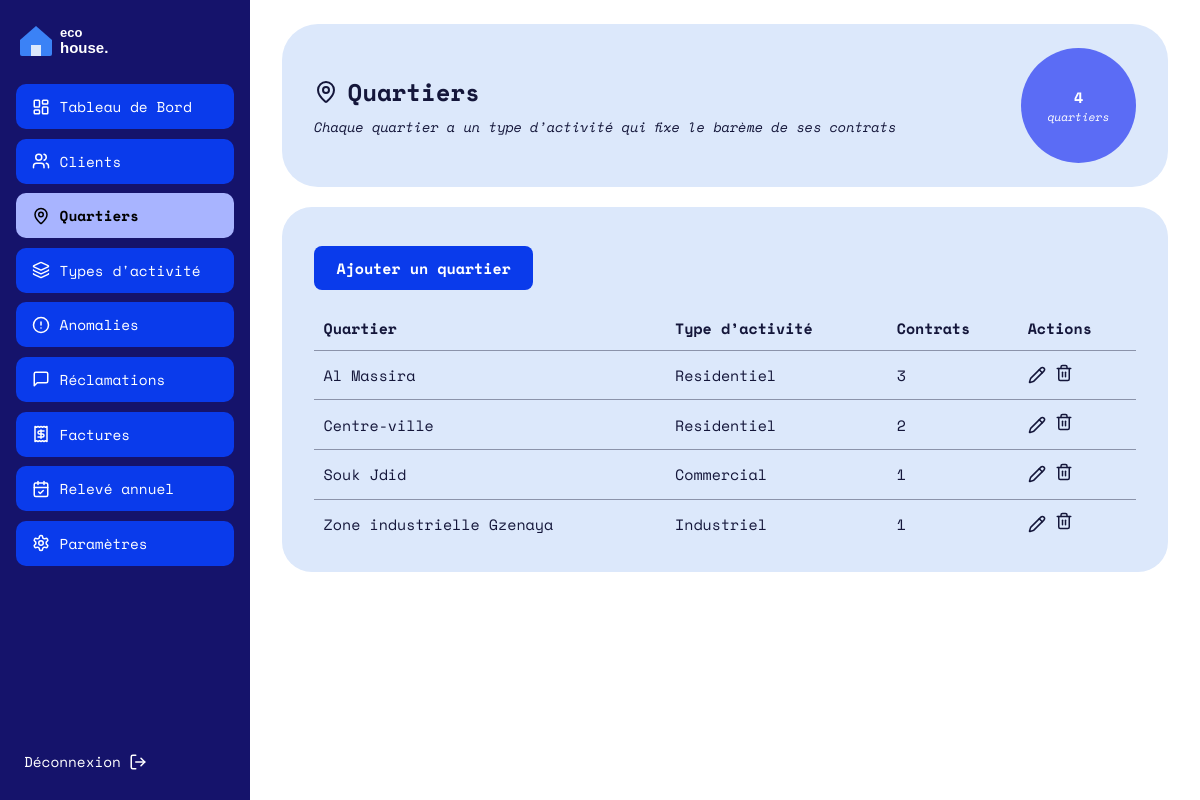
Page /Quartier/all (signed in) on the committed database.
### tables this page shows
CREATE TABLE `quartier` (
  `id` int(11) NOT NULL AUTO_INCREMENT,
  `nom` varchar(100) NOT NULL,
  `id_type_activite` int(11) NOT NULL,
  PRIMARY KEY (`id`),
  UNIQUE KEY `nom` (`nom`),
  KEY `id_type_activite` (`id_type_activite`),
  CONSTRAINT `quartier_ibfk_1` FOREIGN KEY (`id_type_activite`) REFERENCES `type_activite` (`id`)
);

CREATE TABLE `type_activite` (
  `id` int(11) NOT NULL AUTO_INCREMENT,
  `nom` varchar(50) NOT NULL,
  `seuil_eau` decimal(10,2) NOT NULL DEFAULT 50.00,     
  `seuil_elec` decimal(10,2) NOT NULL DEFAULT 500.00,   
  PRIMARY KEY (`id`),
  UNIQUE KEY `nom` (`nom`)
);

### Traitement/Quartier.php (called while the page is built, shortened)
<?php
function quartierAll(): void
{
    afficherVue('quartier/index.php', [
        'titre'     => 'Quartiers',
        'quartiers' => bdQuartierAll(),
        'total'     => bdQuartierCount(),
    ]);
}

### index.php (called while the page is built, shortened)
<?php
require_once __DIR__ . '/Traitement/Auth.php';
$url      = trim((string) ($_GET['url'] ?? ''), '/');
$segments = $url === '' ? ['Auth', 'login'] : explode('/', $url);
$entite = ucfirst(strtolower($segments[0]));
$action = strtolower($segments[1] ?? '');
$fonction = (PREFIXES[$entite] ?? strtolower($entite)) . ucfirst($action);
$args = [];
$fonction(...$args);

### BD/Quartier.php (called while the page is built, shortened)
<?php
function bdQuartierAll(): array
{
    return getConnexion()->query(
        'SELECT q.id, q.nom, q.id_type_activite, t.nom AS type_activite,
                (SELECT COUNT(*) FROM contrat c WHERE c.id_quartier = q.id) AS nb_contrats
         FROM quartier q
         JOIN type_activite t ON t.id = q.id_type_activite
         ORDER BY q.nom'
    )->fetchAll();
}

### IHM/quartier/index.php (the view)
<?php $e = fn($v) => htmlspecialchars((string) $v, ENT_QUOTES, 'UTF-8'); ?>
<header class="carte carte-titre">
  <div>
    <h1><i data-lucide="map-pin"></i> Quartiers</h1>
    <p class="sous-titre">Chaque quartier a un type d’activité qui fixe le barème de ses contrats</p>
  </div>
  <div class="cercle">
    <?= (int) $total ?>
    <small>quartiers</small>
  </div>
</header>
<section class="carte">
  <p><a class="btn-principal" href="<?= BASE_URL ?>Quartier/add">Ajouter un quartier</a></p>
  <?php if (!$quartiers): ?>
    <p>Aucun quartier enregistré.</p>
  <?php else: ?>
    <div class="scroll-x">
      <table class="tableau">
        <thead>
          <tr><th>Quartier</th><th>Type d’activité</th><th>Contrats</th><th>Actions</th></tr>
        </thead>
        <tbody>
          <?php foreach ($quartiers as $q): ?>
            <tr>
              <td><?= $e($q['nom']) ?></td>
              <td><?= $e(ucfirst($q['type_activite'])) ?></td>
              <td><?= (int) $q['nb_contrats'] ?></td>
              <td>
                <div class="actions">
                  <a href="<?= BASE_URL ?>Quartier/update/<?= (int) $q['id'] ?>" title="Modifier le quartier"><i data-lucide="pencil"></i></a>
                  <form method="post" action="<?= BASE_URL ?>Quartier/delete/<?= (int) $q['id'] ?>"
                        onsubmit="return confirm('Supprimer ce quartier ?');">
                    <button type="submit" title="Supprimer le quartier"><i data-lucide="trash-2"></i></button>
                  </form>
                </div>
              </td>
            </tr>
          <?php endforeach; ?>
        </tbody>
      </table>
    </div>
  <?php endif; ?>
</section>

### assets/css/style.css (style rules this page uses)
:root { --marine:#15136B; --bleu:#0A3BEB; --bleu-clair:#A8B4FF; --carte:#DCE8FB; --cercle:#5B6CF5; --bordure:#D5DBE8; --filet:#8B93AA; --texte:#14163A; }
* { box-sizing:border-box }
body { margin:0;font-family:"Space Mono",ui-monospace,Consolas,monospace;color:var(--texte);background:#fff;font-size:15px }
h1,h2,h3 { margin:0;font-weight:700 }
a { color:var(--bleu) }
.carte { background:var(--carte);border-radius:30px;padding:1.5rem 2rem;margin-bottom:1.25rem }
.carte-titre { border-radius:36px;display:flex;align-items:center;justify-content:space-between;gap:1rem }
.carte-titre h1 { font-size:1.5rem;display:flex;align-items:center;gap:.6rem }
.sous-titre { margin:.4rem 0 0;font-style:italic;font-size:.85rem }
.cercle { width:115px;height:115px;border-radius:50%;background:var(--cercle);color:#fff;display:flex;flex-direction:column;align-items:center;justify-content:center;text-align:center;font-weight:700;flex-shrink:0 }
.cercle small { font-weight:400;font-style:italic;font-size:.7rem }
.btn-principal { display:inline-block;background:var(--bleu);color:#fff;font:inherit;font-weight:700;border:0;border-radius:8px;padding:.7rem 1.4rem;cursor:pointer;text-decoration:none }
.tableau { width:100%;border-collapse:collapse }
.tableau th { text-align:left;font-weight:700;padding:.7rem .6rem;border-bottom:1px solid var(--filet) }
.tableau td { padding:.8rem .6rem;border-bottom:1px solid var(--filet) }
.tableau tr:last-child td { border-bottom:0 }
.tableau .actions { display:flex;gap:.6rem;align-items:center }
.tableau .actions a,.tableau .actions button { color:var(--texte);background:none;border:0;padding:0;cursor:pointer;display:inline-flex }
.tableau svg { width:18px;height:18px }
.scroll-x { overflow-x:auto }

### rows in the picture
quartier: nom "Al Massira", id_type_activite.nom "Residentiel", nb_contrats "3"
quartier: nom "Centre-ville", id_type_activite.nom "Residentiel", nb_contrats "2"
quartier: nom "Souk Jdid", id_type_activite.nom "Commercial", nb_contrats "1"
quartier: nom "Zone industrielle Gzenaya", id_type_activite.nom "Industriel", nb_contrats "1"

### other values in the picture
$libelle "Tableau de Bord"
$libelle "Clients"
$libelle "Quartiers"
$libelle "Types d'activité"
$libelle "Anomalies"
$libelle "Réclamations"
$libelle "Factures"
$libelle "Relevé annuel"
$libelle "Paramètres"
$total "4"
